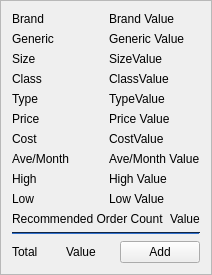
            <widget class="QFrame" name="order_label_frame">
             <property name="frameShape">
              <enum>QFrame::StyledPanel</enum>
             </property>
             <property name="frameShadow">
              <enum>QFrame::Raised</enum>
             </property>
             <layout class="QGridLayout" name="gridLayout_4">
              <item row="4" column="0">
               <layout class="QHBoxLayout" name="container_type_order">
                <item>
                 <widget class="QLabel" name="label_type_order">
                  <property name="text">
                   <string>Type</string>
                  </property>
                 </widget>
                </item>
                <item>
                 <widget class="QLabel" name="value_type_order">
                  <property name="text">
                   <string>TypeValue</string>
                  </property>
                 </widget>
                </item>
               </layout>
              </item>
              <item row="6" column="0">
               <layout class="QHBoxLayout" name="container_cost_order">
                <item>
                 <widget class="QLabel" name="label_cost_order">
                  <property name="text">
                   <string>Cost</string>
                  </property>
                 </widget>
                </item>
                <item>
                 <widget class="QLabel" name="value_cost_order">
                  <property name="text">
                   <string>CostValue</string>
                  </property>
                 </widget>
                </item>
               </layout>
              </item>
              <item row="3" column="0">
               <layout class="QHBoxLayout" name="container_class_order">
                <item>
                 <widget class="QLabel" name="label_class_order">
                  <property name="text">
                   <string>Class</string>
                  </property>
                 </widget>
                </item>
                <item>
                 <widget class="QLabel" name="value_class_order">
                  <property name="text">
                   <string>ClassValue</string>
                  </property>
                 </widget>
                </item>
               </layout>
              </item>
              <item row="5" column="0">
               <layout class="QHBoxLayout" name="container_price_order">
                <item>
                 <widget class="QLabel" name="label_price_order">
                  <property name="text">
                   <string>Price</string>
                  </property>
                 </widget>
                </item>
                <item>
                 <widget class="QLabel" name="value_price_order">
                  <property name="text">
                   <string>Price Value</string>
                  </property>
                 </widget>
                </item>
               </layout>
              </item>
              <item row="2" column="0">
               <layout class="QHBoxLayout" name="container_size_order">
                <item>
                 <widget class="QLabel" name="label_size_order">
                  <property name="text">
                   <string>Size</string>
                  </property>
                 </widget>
                </item>
                <item>
                 <widget class="QLabel" name="value_size_order">
                  <property name="text">
                   <string>SizeValue</string>
                  </property>
                 </widget>
                </item>
               </layout>
              </item>
              <item row="10" column="0">
               <layout class="QHBoxLayout" name="container_recommnded_order_count">
                <item>
                 <widget class="QLabel" name="label_recommnded_order_count">
                  <property name="text">
                   <string>Recommended Order Count</string>
                  </property>
                 </widget>
                </item>
                <item>
                 <widget class="QLabel" name="value_recommnded_order_count">
                  <property name="text">
                   <string>Value</string>
                  </property>
                 </widget>
                </item>
               </layout>
              </item>
              <item row="1" column="0">
               <layout class="QHBoxLayout" name="container_generic_order">
                <item>
                 <widget class="QLabel" name="label_generic_order">
                  <property name="text">
                   <string>Generic</string>
                  </property>
                 </widget>
                </item>
                <item>
                 <widget class="QLabel" name="value_generic_order">
                  <property name="text">
                   <string>Generic Value</string>
                  </property>
                 </widget>
                </item>
               </layout>
              </item>
              <item row="11" column="0">
               <widget class="Line" name="line_total">
                <property name="palette">
                 <palette>
                  <active>
                   <colorrole role="WindowText">
                    <brush brushstyle="SolidPattern">
                     <color alpha="255">
                      <red>0</red>
                      <green>0</green>
                      <blue>0</blue>
                     </color>
                    </brush>
                   </colorrole>
                   <colorrole role="Button">
                    <brush brushstyle="SolidPattern">
                     <color alpha="255">
                      <red>32</red>
                      <green>74</green>
                      <blue>135</blue>
                     </color>
                    </brush>
                   </colorrole>
                   <colorrole role="Light">
                    <brush brushstyle="SolidPattern">
                     <color alpha="255">
                      <red>48</red>
                      <green>111</green>
                      <blue>203</blue>
                     </color>
                    </brush>
                   </colorrole>
                   <colorrole role="Midlight">
                    <brush brushstyle="SolidPattern">
                     <color alpha="255">
                      <red>40</red>
                      <green>92</green>
                      <blue>169</blue>
                     </color>
                    </brush>
                   </colorrole>
                   <colorrole role="Dark">
                    <brush brushstyle="SolidPattern">
                     <color alpha="255">
                      <red>16</red>
                      <green>37</green>
                      <blue>67</blue>
                     </color>
                    </brush>
                   </colorrole>
                   <colorrole role="Mid">
                    <brush brushstyle="SolidPattern">
                     <color alpha="255">
                      <red>21</red>
                      <green>49</green>
                      <blue>90</blue>
                     </color>
                    </brush>
                   </colorrole>
                   <colorrole role="Text">
                    <brush brushstyle="SolidPattern">
                     <color alpha="255">
                      <red>0</red>
                      <green>0</green>
                      <blue>0</blue>
                     </color>
                    </brush>
                   </colorrole>
                   <colorrole role="BrightText">
                    <brush brushstyle="SolidPattern">
                     <color alpha="255">
                      <red>255</red>
                      <green>255</green>
                      <blue>255</blue>
                     </color>
                    </brush>
                   </colorrole>
                   <colorrole role="ButtonText">
                    <brush brushstyle="SolidPattern">
                     <color alpha="255">
                      <red>0</red>
                      <green>0</green>
                      <blue>0</blue>
                     </color>
                    </brush>
                   </colorrole>
                   <colorrole role="Base">
                    <brush brushstyle="SolidPattern">
                     <color alpha="255">
                      <red>255</red>
                      <green>255</green>
                      <blue>255</blue>
                     </color>
                    </brush>
                   </colorrole>
                   <colorrole role="Window">
                    <brush brushstyle="SolidPattern">
                     <color alpha="255">
                      <red>32</red>
                      <green>74</green>
                      <blue>135</blue>
                     </color>
                    </brush>
                   </colorrole>
                   <colorrole role="Shadow">
                    <brush brushstyle="SolidPattern">
                     <color alpha="255">
                      <red>0</red>
                      <green>0</green>
                      <blue>0</blue>
                     </color>
                    </brush>
                   </colorrole>
                   <colorrole role="AlternateBase">
                    <brush brushstyle="SolidPattern">
                     <color alpha="255">
                      <red>143</red>
                      <green>164</green>
                      <blue>195</blue>
                     </color>
                    </brush>
                   </colorrole>
                   <colorrole role="ToolTipBase">
                    <brush brushstyle="SolidPattern">
                     <color alpha="255">
                      <red>255</red>
                      <green>255</green>
                      <blue>220</blue>
                     </color>
                    </brush>
                   </colorrole>
                   <colorrole role="ToolTipText">
                    <brush brushstyle="SolidPattern">
                     <color alpha="255">
                      <red>0</red>
                      <green>0</green>
                      <blue>0</blue>
                     </color>
                    </brush>
                   </colorrole>
                   <colorrole role="PlaceholderText">
                    <brush brushstyle="SolidPattern">
                     <color alpha="128">
                      <red>0</red>
                      <green>0</green>
                      <blue>0</blue>
                     </color>
                    </brush>
                   </colorrole>
                  </active>
                  <inactive>
                   <colorrole role="WindowText">
                    <brush brushstyle="SolidPattern">
                     <color alpha="255">
                      <red>0</red>
                      <green>0</green>
                      <blue>0</blue>
                     </color>
                    </brush>
                   </colorrole>
                   <colorrole role="Button">
                    <brush brushstyle="SolidPattern">
                     <color alpha="255">
                      <red>32</red>
                      <green>74</green>
                      <blue>135</blue>
                     </color>
                    </brush>
                   </colorrole>
                   <colorrole role="Light">
                    <brush brushstyle="SolidPattern">
                     <color alpha="255">
                      <red>48</red>
                      <green>111</green>
                      <blue>203</blue>
                     </color>
                    </brush>
                   </colorrole>
                   <colorrole role="Midlight">
                    <brush brushstyle="SolidPattern">
                     <color alpha="255">
                      <red>40</red>
                      <green>92</green>
                      <blue>169</blue>
                     </color>
                    </brush>
                   </colorrole>
                   <colorrole role="Dark">
                    <brush brushstyle="SolidPattern">
                     <color alpha="255">
                      <red>16</red>
                      <green>37</green>
                      <blue>67</blue>
                     </color>
                    </brush>
                   </colorrole>
                   <colorrole role="Mid">
                    <brush brushstyle="SolidPattern">
                     <color alpha="255">
                      <red>21</red>
                      <green>49</green>
                      <blue>90</blue>
                     </color>
                    </brush>
                   </colorrole>
                   <colorrole role="Text">
                    <brush brushstyle="SolidPattern">
                     <color alpha="255">
                      <red>0</red>
                      <green>0</green>
                      <blue>0</blue>
                     </color>
                    </brush>
                   </colorrole>
                   <colorrole role="BrightText">
                    <brush brushstyle="SolidPattern">
                     <color alpha="255">
                      <red>255</red>
                      <green>255</green>
                      <blue>255</blue>
                     </color>
                    </brush>
                   </colorrole>
                   <colorrole role="ButtonText">
                    <brush brushstyle="SolidPattern">
                     <color alpha="255">
                      <red>0</red>
                      <green>0</green>
                      <blue>0</blue>
                     </color>
                    </brush>
                   </colorrole>
                   <colorrole role="Base">
                    <brush brushstyle="SolidPattern">
                     <color alpha="255">
                      <red>255</red>
                      <green>255</green>
                      <blue>255</blue>
                     </color>
                    </brush>
                   </colorrole>
                   <colorrole role="Window">
                    <brush brushstyle="SolidPattern">
                     <color alpha="255">
                      <red>32</red>
                      <green>74</green>
                      <blue>135</blue>
                     </color>
                    </brush>
                   </colorrole>
                   <colorrole role="Shadow">
                    <brush brushstyle="SolidPattern">
                     <color alpha="255">
                      <red>0</red>
                      <green>0</green>
                      <blue>0</blue>
                     </color>
                    </brush>
                   </colorrole>
                   <colorrole role="AlternateBase">
                    <brush brushstyle="SolidPattern">
                     <color alpha="255">
                      <red>143</red>
                      <green>164</green>
                      <blue>195</blue>
                     </color>
                    </brush>
                   </colorrole>
                   <colorrole role="ToolTipBase">
                    <brush brushstyle="SolidPattern">
                     <color alpha="255">
                      <red>255</red>
                      <green>255</green>
                      <blue>220</blue>
                     </color>
                    </brush>
                   </colorrole>
                   <colorrole role="ToolTipText">
                    <brush brushstyle="SolidPattern">
                     <color alpha="255">
                      <red>0</red>
                      <green>0</green>
                      <blue>0</blue>
                     </color>
                    </brush>
                   </colorrole>
                   <colorrole role="PlaceholderText">
                    <brush brushstyle="SolidPattern">
                     <color alpha="128">
                      <red>0</red>
                      <green>0</green>
                      <blue>0</blue>
                     </color>
                    </brush>
                   </colorrole>
                  </inactive>
                  <disabled>
                   <colorrole role="WindowText">
                    <brush brushstyle="SolidPattern">
                     <color alpha="255">
                      <red>16</red>
                      <green>37</green>
                      <blue>67</blue>
                     </color>
                    </brush>
                   </colorrole>
                   <colorrole role="Button">
                    <brush brushstyle="SolidPattern">
                     <color alpha="255">
                      <red>32</red>
                      <green>74</green>
                      <blue>135</blue>
                     </color>
                    </brush>
                   </colorrole>
                   <colorrole role="Light">
                    <brush brushstyle="SolidPattern">
                     <color alpha="255">
                      <red>48</red>
                      <green>111</green>
                      <blue>203</blue>
                     </color>
                    </brush>
                   </colorrole>
                   <colorrole role="Midlight">
                    <brush brushstyle="SolidPattern">
                     <color alpha="255">
                      <red>40</red>
                      <green>92</green>
                      <blue>169</blue>
                     </color>
                    </brush>
                   </colorrole>
                   <colorrole role="Dark">
                    <brush brushstyle="SolidPattern">
                     <color alpha="255">
                      <red>16</red>
                      <green>37</green>
                      <blue>67</blue>
                     </color>
                    </brush>
                   </colorrole>
                   <colorrole role="Mid">
                    <brush brushstyle="SolidPattern">
                     <color alpha="255">
                      <red>21</red>
                      <green>49</green>
                      <blue>90</blue>
                     </color>
                    </brush>
                   </colorrole>
                   <colorrole role="Text">
                    <brush brushstyle="SolidPattern">
                     <color alpha="255">
                      <red>16</red>
                      <green>37</green>
                      <blue>67</blue>
                     </color>
                    </brush>
                   </colorrole>
                   <colorrole role="BrightText">
                    <brush brushstyle="SolidPattern">
                     <color alpha="255">
                      <red>255</red>
                      <green>255</green>
                      <blue>255</blue>
                     </color>
                    </brush>
                   </colorrole>
                   <colorrole role="ButtonText">
                    <brush brushstyle="SolidPattern">
                     <color alpha="255">
                      <red>16</red>
                      <green>37</green>
                      <blue>67</blue>
                     </color>
                    </brush>
                   </colorrole>
                   <colorrole role="Base">
                    <brush brushstyle="SolidPattern">
                     <color alpha="255">
                      <red>32</red>
                      <green>74</green>
                      <blue>135</blue>
                     </color>
                    </brush>
                   </colorrole>
                   <colorrole role="Window">
                    <brush brushstyle="SolidPattern">
                     <color alpha="255">
                      <red>32</red>
                      <green>74</green>
                      <blue>135</blue>
                     </color>
                    </brush>
                   </colorrole>
                   <colorrole role="Shadow">
                    <brush brushstyle="SolidPattern">
                     <color alpha="255">
                      <red>0</red>
                      <green>0</green>
                      <blue>0</blue>
                     </color>
                    </brush>
                   </colorrole>
                   <colorrole role="AlternateBase">
                    <brush brushstyle="SolidPattern">
                     <color alpha="255">
                      <red>32</red>
                      <green>74</green>
                      <blue>135</blue>
                     </color>
                    </brush>
                   </colorrole>
                   <colorrole role="ToolTipBase">
                    <brush brushstyle="SolidPattern">
                     <color alpha="255">
                      <red>255</red>
                      <green>255</green>
                      <blue>220</blue>
                     </color>
                    </brush>
                   </colorrole>
                   <colorrole role="ToolTipText">
                    <brush brushstyle="SolidPattern">
                     <color alpha="255">
                      <red>0</red>
                      <green>0</green>
                      <blue>0</blue>
                     </color>
                    </brush>
                   </colorrole>
                   <colorrole role="PlaceholderText">
                    <brush brushstyle="SolidPattern">
                     <color alpha="128">
                      <red>0</red>
                      <green>0</green>
                      <blue>0</blue>
                     </color>
                    </brush>
                   </colorrole>
                  </disabled>
                 </palette>
                </property>
                <property name="orientation">
                 <enum>Qt::Horizontal</enum>
                </property>
               </widget>
              </item>
              <item row="7" column="0">
               <layout class="QHBoxLayout" name="container_ave_per_month">
                <item>
                 <widget class="QLabel" name="label_ave_per_month">
                  <property name="text">
                   <string>Ave/Month</string>
                  </property>
                 </widget>
                </item>
                <item>
                 <widget class="QLabel" name="value_ave_per_month">
                  <property name="text">
                   <string>Ave/Month Value</string>
                  </property>
                 </widget>
                </item>
               </layout>
              </item>
              <item row="12" column="0">
               <layout class="QHBoxLayout" name="container_total">
                <item>
                 <widget class="QLabel" name="label_total_order">
                  <property name="text">
                   <string>Total</string>
                  </property>
                 </widget>
                </item>
                <item>
                 <widget class="QLabel" name="value_total_order">
                  <property name="text">
                   <string>Value</string>
                  </property>
                 </widget>
                </item>
                <item>
                 <widget class="QPushButton" name="button_add_order">
                  <property name="text">
                   <string>Add</string>
                  </property>
                 </widget>
                </item>
               </layout>
              </item>
              <item row="8" column="0">
               <layout class="QHBoxLayout" name="container_high_order">
                <item>
                 <widget class="QLabel" name="label_high_order">
                  <property name="text">
                   <string>High</string>
                  </property>
                 </widget>
                </item>
                <item>
                 <widget class="QLabel" name="value_high_order">
                  <property name="text">
                   <string>High Value</string>
                  </property>
                 </widget>
                </item>
               </layout>
              </item>
              <item row="9" column="0">
               <layout class="QHBoxLayout" name="container_low_order">
                <item>
                 <widget class="QLabel" name="label_low_order">
                  <property name="text">
                   <string>Low</string>
                  </property>
                 </widget>
                </item>
                <item>
                 <widget class="QLabel" name="value_low_order">
                  <property name="text">
                   <string>Low Value</string>
                  </property>
                 </widget>
                </item>
               </layout>
              </item>
              <item row="0" column="0">
               <layout class="QHBoxLayout" name="container_brand_order">
                <item>
                 <widget class="QLabel" name="label_brand_order">
                  <property name="text">
                   <string>Brand</string>
                  </property>
                 </widget>
                </item>
                <item>
                 <widget class="QLabel" name="value_brand_order">
                  <property name="text">
                   <string>Brand Value</string>
                  </property>
                 </widget>
                </item>
               </layout>
              </item>
             </layout>
            </widget>
